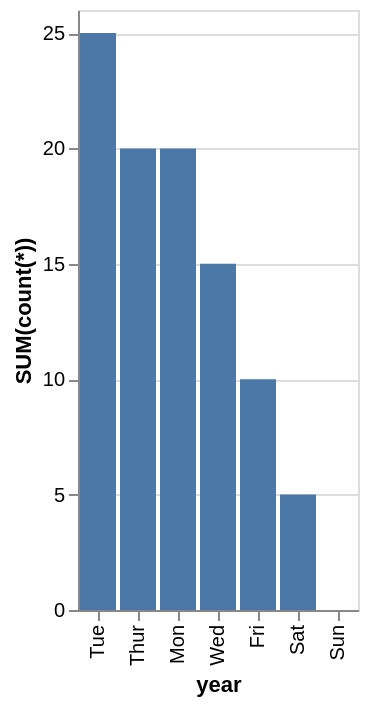

The Vega-Lite source for this figure:
### Vega-Lite specification from a JSON file in a GitHub repository (floating-point values rounded to 4 significant figures)
{"data": {"values": [{"x_data": "Tue", "y_data": 25}, {"x_data": "Thur", "y_data": 20}, {"x_data": "Mon", "y_data": 20}, {"x_data": "Wed", "y_data": 15}, {"x_data": "Fri", "y_data": 10}, {"x_data": "Sat", "y_data": 5}, {"x_data": "Sun", "y_data": 0}]}, "mark": "bar", "encoding": {"x": {"field": "x_data", "type": "nominal", "title": "year", "sort": {"op": "sum", "field": "y_data", "order": "descending"}}, "y": {"field": "y_data", "type": "quantitative", "title": "SUM(count(*))"}}}
